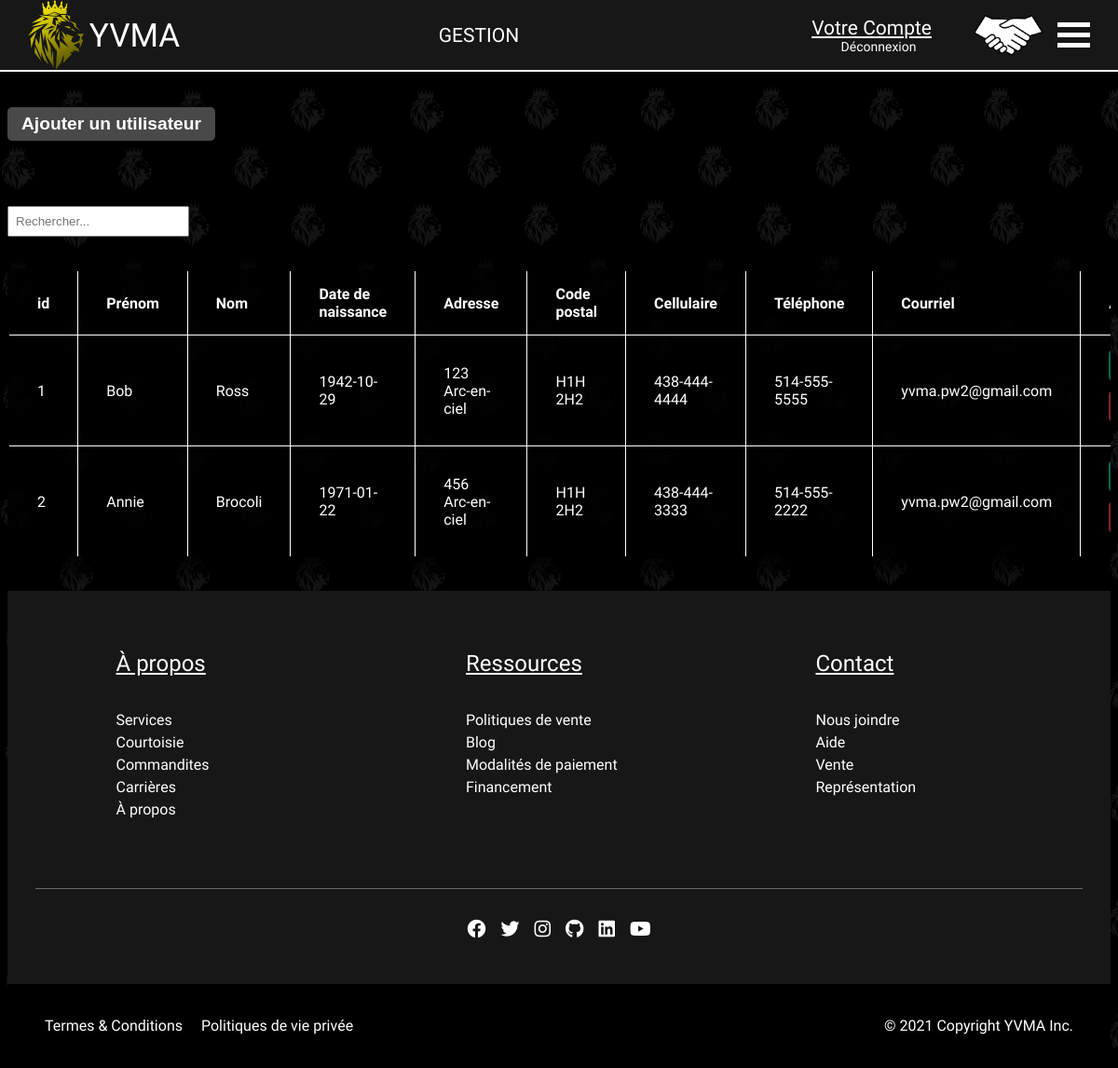
The page /VEHICULES_DOCCASION_INC/index.php?Utilisateur&action=listeUtilisateurs (signed in) on the database its author committed.
### tables this page shows
CREATE TABLE utilisateur (
	idUtilisateur SMALLINT UNSIGNED AUTO_INCREMENT,
	prenom VARCHAR(50) NOT NULL,
	nom VARCHAR(50) NOT NULL,
	dateNaissance DATE NOT NULL,
	adresse VARCHAR(60) NOT NULL,
	codePostal CHAR(7) NOT NULL,
	telephone CHAR(12) NOT NULL,
	cellulaire CHAR(12),
	courriel VARCHAR(60) NOT NULL,
	pseudonyme VARCHAR(20) UNIQUE NOT NULL,
	motDePasse VARCHAR(250) NOT NULL,
	codeOubliMDP VARCHAR(250),
	dateExpirationCode DATE,
	villeId SMALLINT UNSIGNED NOT NULL,
	privilegeId SMALLINT UNSIGNED NOT NULL,
	visibilite BOOLEAN NOT NULL,
	PRIMARY KEY(idUtilisateur),
	FOREIGN KEY(villeId) REFERENCES ville(idVille),
	FOREIGN KEY(privilegeId) REFERENCES privilege(idPrivilege)
);

### VEHICULES_DOCCASION_INC/index.php (called while the page is built, shortened)
<?php
    function mon_autoloader($classe) {
        $repertoires = array(RACINE . "controleurs/",
						RACINE . "modeles/",
						RACINE . "vues/");
        foreach ($repertoires as $rep) {
            if (file_exists($rep . $classe . ".php")) {
                return;
            }
        }
    }
	Routeur::route();
?>

### VEHICULES_DOCCASION_INC/modeles/TemplateDAO.php (called while the page is built, shortened)
<?php
	abstract class TemplateDAO {
		public function __construct() {
			$this->connexion = new PDO("mysql:host=localhost;dbname=concessionnaire", "root", "");
		}
	}
?>

### VEHICULES_DOCCASION_INC/modeles/Modele_Utilisateur.php (called while the page is built, shortened)
<?php
	class Modele_Utilisateur extends TemplateDAO {
        public function obtenir_utilisateurs() {
            $requete = "SELECT idUtilisateur, prenom, nom, dateNaissance, adresse, codePostal, telephone,
            cellulaire, courriel, pseudonyme, motDePasse, idVille, nomVilleFR, nomVilleEN, codeProvince,
            nomProvinceFR, nomProvinceEN, idPays, nomPaysFR, nomPaysEN, privilegeId, nomPrivilegeFR,
            nomPrivilegeEN FROM utilisateur JOIN ville ON villeId = idVille
            JOIN province ON provinceCode = codeProvince JOIN pays ON paysId = idPays
            JOIN privilege ON privilegeId = idPrivilege WHERE utilisateur.visibilite = 1";
            $resultats = $this -> connexion -> query($requete);
            $resultats -> execute();
            $utilisateurs = $resultats -> fetchAll(PDO::FETCH_CLASS | PDO::FETCH_PROPS_LATE, "Utilisateur");
            return $utilisateurs;
        }
	}
?>

### VEHICULES_DOCCASION_INC/modeles/Utilisateur.php (called while the page is built, shortened)
<?php
    class Utilisateur {
        public function __construct($id = 0, $prenom = "", $nom = "", $dateNaissance = "", $adresse = "",
                                    $codePostal = "", $telephone = "", $cellulaire = "", $courriel = "",
                                    $pseudonyme = "", $motDePasse = "", $villeId = 0, $privilegeId = 0,
                                    $visibilite = 1, $nomVilleFR = "", $nomVilleEN = "", $codeProvince = "",
                                    $nomProvinceFR = "", $nomProvinceEN = "", $idPays = 0, $nomPaysFR = "",
                                    $nomPaysEN = "", $nomPrivilegeFR = "", $nomPrivilegeEN = "") {
            $this -> idUtilisateur = $id;
        }
        public function getId() {
            return $this -> idUtilisateur;
        }
    }
?>

### VEHICULES_DOCCASION_INC/vues/ListeUtilisateursAdmin.php (the view, shortened to what this page needs)
<section class="yu-section">
    <div class="yu-table-utilisateur yu-btn-ajouter-container">
        <button class="yu-btn-ajouter">Ajouter un utilisateur</button>
    </div>
    <div class="yu-table-responsive">
    <table class="yu-table yu-table-utilisateur" data-component="Pagination">
        <thead>
            <tr>
                <th>id</th>
                <th>Prénom</th>
                <th>Nom</th>
                <th>Date de naissance</th>
                <th>Adresse</th>
                <th>Code postal</th>
                <th>Cellulaire</th>
                <th>Téléphone</th>
                <th>Courriel</th>
                <th>Actions</th>
            </tr>
        </thead>
        <tbody>
        <?php foreach ($data["utilisateurs"] as $utilisateur) { ?>
        <tr>
            <td data-js-idUtilisateur><?= $utilisateur->getId() ?></td>
            <td><?= $utilisateur->prenom ?></td>
            <td><?= $utilisateur->nom ?></td>
            <td><?= $utilisateur->dateNaissance ?></td>
            <td><?= $utilisateur->adresse?></td>
            <td><?= $utilisateur->codePostal?></td>
            <td><?= $utilisateur->cellulaire?></td>
            <td><?= $utilisateur->telephone?></td>
            <td><?= $utilisateur->courriel?></td>
            <td><button class="yu-btn-modifier yu-btn">Modifier</button><button class="yu-btn-supprimer yu-btn">Supprimer</button></td>
        </tr>
        <?php }?>
        </tbody>
    </table>
    </div>
</section>

### VEHICULES_DOCCASION_INC/assets/styles/styles.css (style rules this page uses)
* { color: white; }
body { max-width: 100%; height: 100vh; min-height: 100vh; margin-top: calc(75px - 30px); box-sizing: border-box; font-family: 'Overpass', sans-serif; overflow-x: hidden; background-image: url(../images/lionBG.svg); background-size: cover; }
button { -webkit-appearance: none; -moz-appearance: none; border: none; border-radius: 0; cursor: pointer; outline: none; padding: .5em 20px; transition: background-color .3s ease; width: fit-content; }
table { border-collapse: collapse; }
table, tr, th, td { border: solid 1px black; }
th, td { padding: 15px 30px; text-align: left; }

### VEHICULES_DOCCASION_INC/assets/styles/admin.css (style rules this page uses)
body { background-color: black; background-size: cover; background-attachment: fixed; background-position-y: 75px; overflow-x: hidden; }
.yu-btn-ajouter { color: white; padding: 7px 15px; background: rgba(73, 73, 73, 1); border-radius: 5px; box-shadow: 0 0 8px 1px rgb(0 0 0 / 70%); max-width: 1024px; margin: 70px 0 0 0; font-size: 1.2em; font-weight: 600; text-align: center; }
.yu-table, .yu-table th, .yu-table td { border: 1px solid white; border-collapse: collapse; color: white; }
.yu-table-responsive { display: block; width: 100%; overflow-x: auto; }
.yu-table { width: 100%; max-width: 100%; margin: 70px auto; background: rgba(0, 0, 0, 0.9); box-shadow: 0 0 16px 15px rgba(0, 0, 0, 0.7); border: 2px solid rgba(0, 0, 0, 0); }
.yu-table-utilisateur { max-width: 1455px; margin: 35px auto; }
.yu-btn-ajouter-container { padding-top: 0; }

### rows shown on the page
utilisateur: idUtilisateur "1", prenom "Bob", nom "Ross", dateNaissance "1942-10-29", adresse "123 Arc-en-ciel", codePostal "H1H 2H2", cellulaire "438-444-4444", telephone "514-555-5555", courriel "yvma.pw2@gmail.com"
utilisateur: idUtilisateur "2", prenom "Annie", nom "Brocoli", dateNaissance "1971-01-22", adresse "456 Arc-en-ciel", codePostal "H1H 2H2", cellulaire "438-444-3333", telephone "514-555-2222", courriel "yvma.pw2@gmail.com"
